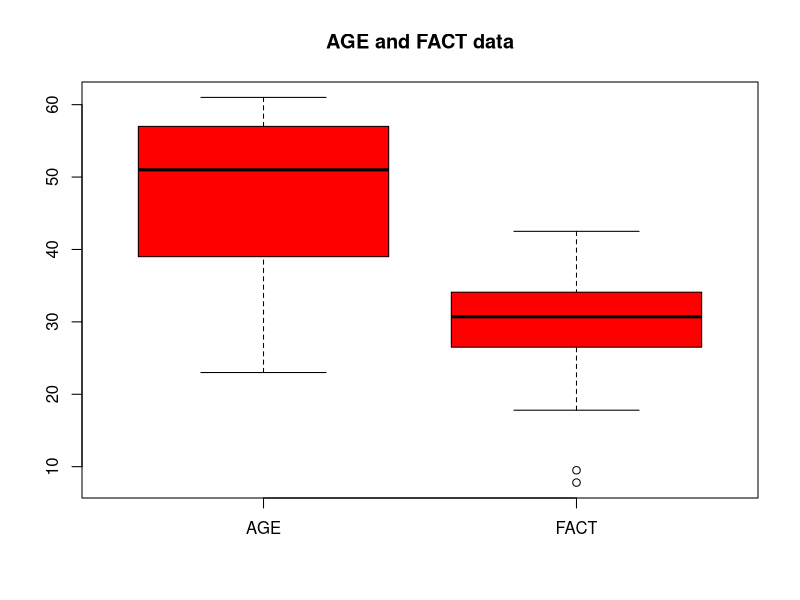
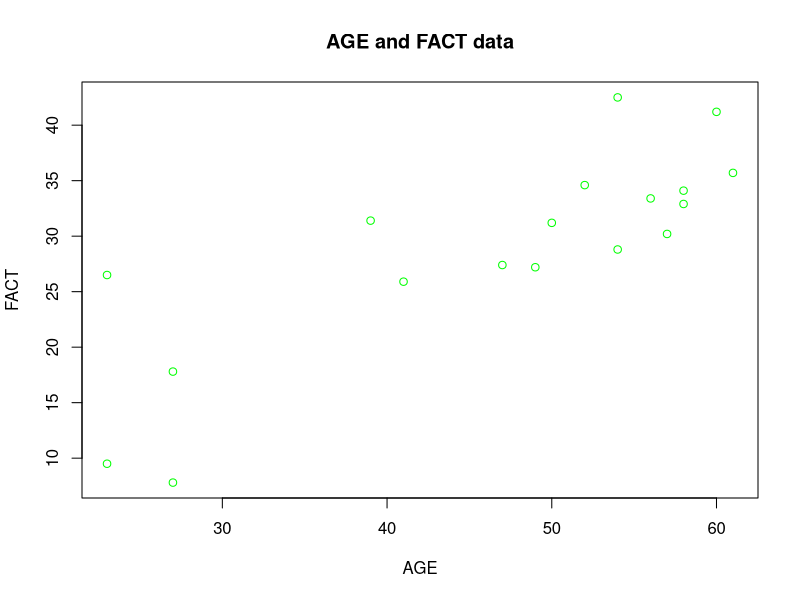
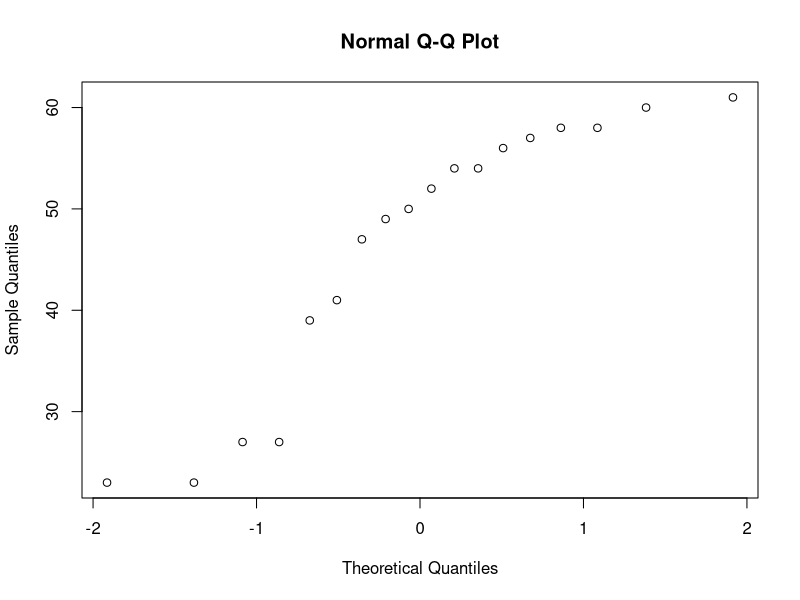

R code for these plots, in order: (Note: this script raises an error after producing the figures.)
age=c(23,23,27,27,39,41,47,49,50,52,54,54,56,57,58,58,60,61) 
fact=c(9.5, 26.5,7.8, 17.8,31.4, 25.9, 27.4, 27.2,31.2,34.6,42.5,28.8,33.4,30.2,34.1,32.9,41.2,35.7)
boxplot (age, fact, names=c("AGE", "FACT"), col="red", main="AGE and FACT data")
plot (age, fact, main="AGE and FACT data", xlab="AGE", ylab="FACT", col="green")|
qqnorm (age)
qqline (age, col="red")
qqnorm(fact)
qqline (fact, col="red")